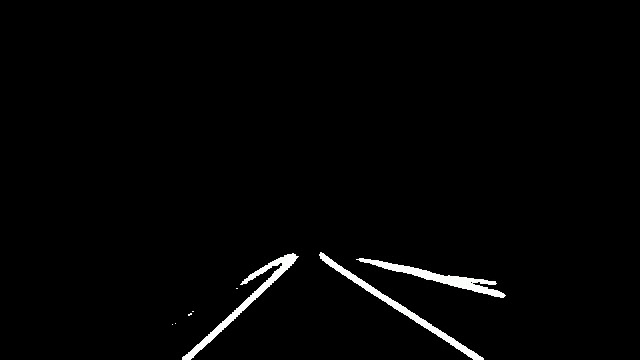
#> input picture Kim_Quynh/TestV1_do/cut_images_from_japan/frame_0000.jpg, 640 x 360 px
$ python perspective_transform.py   (older library calls are emulated)
#> lines starting #> are read from the running program, lines starting #| are printed output that depends on the picture; after the words box and inside, x2 and y2 are one past the last pixel; in counts of white or black regions, pixels touching at a corner belong together
### Kim_Quynh/TestV1_do/combined_thresh.py
import numpy as np
import cv2
import matplotlib.pyplot as plt
import matplotlib.image as mpimg
import pickle


def abs_sobel_thresh(img, orient='x', thresh_min=20, thresh_max=100):
	"""
	Takes an image, gradient orientation, and threshold min/max values
	"""
	# Convert to grayscale
	gray = cv2.cvtColor(img, cv2.COLOR_RGB2GRAY)
	# Apply x or y gradient with the OpenCV Sobel() function
	# and take the absolute value
	if orient == 'x':
		abs_sobel = np.absolute(cv2.Sobel(gray, cv2.CV_64F, 1, 0))
	if orient == 'y':
		abs_sobel = np.absolute(cv2.Sobel(gray, cv2.CV_64F, 0, 1))
	# Rescale back to 8 bit integer
	scaled_sobel = np.uint8(255*abs_sobel/np.max(abs_sobel))
	# Create a copy and apply the threshold
	binary_output = np.zeros_like(scaled_sobel)
	# Here I'm using inclusive (>=, <=) thresholds, but exclusive is ok too
	binary_output[(scaled_sobel >= thresh_min) & (scaled_sobel <= thresh_max)] = 1

	# Return the result
	return binary_output

def mag_thresh(img, sobel_kernel=3, mag_thresh=(30, 100)):
	"""
	Return the magnitude of the gradient
	for a given sobel kernel size and threshold values
	"""
	# Convert to grayscale
	gray = cv2.cvtColor(img, cv2.COLOR_RGB2GRAY)
	# Take both Sobel x and y gradients
	sobelx = cv2.Sobel(gray, cv2.CV_64F, 1, 0, ksize=sobel_kernel)
	sobely = cv2.Sobel(gray, cv2.CV_64F, 0, 1, ksize=sobel_kernel)
	# Calculate the gradient magnitude
	gradmag = np.sqrt(sobelx**2 + sobely**2)
	# Rescale to 8 bit
	scale_factor = np.max(gradmag)/255
	gradmag = (gradmag/scale_factor).astype(np.uint8)
	# Create a binary image of ones where threshold is met, zeros otherwise
	binary_output = np.zeros_like(gradmag)
	binary_output[(gradmag >= mag_thresh[0]) & (gradmag <= mag_thresh[1])] = 1

	# Return the binary image
	return binary_output


def dir_threshold(img, sobel_kernel=3, thresh=(0, np.pi/2)):
	"""
	Return the direction of the gradient
	for a given sobel kernel size and threshold values
	"""
	# Convert to grayscale
	gray = cv2.cvtColor(img, cv2.COLOR_RGB2GRAY)
	# Calculate the x and y gradients
	sobelx = cv2.Sobel(gray, cv2.CV_64F, 1, 0, ksize=sobel_kernel)
	sobely = cv2.Sobel(gray, cv2.CV_64F, 0, 1, ksize=sobel_kernel)
	# Take the absolute value of the gradient direction,
	# apply a threshold, and create a binary image result
	absgraddir = np.arctan2(np.absolute(sobely), np.absolute(sobelx))
	binary_output =  np.zeros_like(absgraddir)
	binary_output[(absgraddir >= thresh[0]) & (absgraddir <= thresh[1])] = 1

	# Return the binary image
	return binary_output


def hls_thresh(img, thresh=(100, 255)):
	"""
	Convert RGB to HLS and threshold to binary image using S channel
	"""
	hls = cv2.cvtColor(img, cv2.COLOR_RGB2HLS)
	s_channel = hls[:,:,2]
	binary_output = np.zeros_like(s_channel)
	binary_output[(s_channel > thresh[0]) & (s_channel <= thresh[1])] = 1
	return binary_output


def combined_thresh(img):
	abs_bin = abs_sobel_thresh(img, orient='x', thresh_min=50, thresh_max=255)
	mag_bin = mag_thresh(img, sobel_kernel=3, mag_thresh=(50, 255))
	dir_bin = dir_threshold(img, sobel_kernel=15, thresh=(0.7, 1.3))
	hls_bin = hls_thresh(img, thresh=(170, 255))

	combined = np.zeros_like(dir_bin)
	combined[(abs_bin == 1 | ((mag_bin == 1) & (dir_bin == 1))) | hls_bin == 1] = 1

	return combined, abs_bin, mag_bin, dir_bin, hls_bin  # DEBUG


# [29 lines that do not run on import are left out]

### Kim_Quynh/TestV1_do/perspective_transform.py
import numpy as np
import cv2
import matplotlib.pyplot as plt
import matplotlib.image as mpimg
import pickle
from combined_thresh import combined_thresh


def perspective_transform(img):
	"""
	Execute perspective transform
	"""

	img_size = (img.shape[1], img.shape[0])

	src = np.float32(
		[[295,330],
		[90,478],
		[320,330],
		[550,478]])
	dst = np.float32(
		[[0,0],
		[0,480],
		[640,0],
		[640,480]])

	m = cv2.getPerspectiveTransform(src, dst)
	m_inv = cv2.getPerspectiveTransform(dst, src)

	warped = cv2.warpPerspective(img, m, img_size, flags=cv2.INTER_LINEAR)
	unwarped = cv2.warpPerspective(warped, m_inv, (warped.shape[1], warped.shape[0]), flags=cv2.INTER_LINEAR)  # DEBUG

	return warped, unwarped, m, m_inv


if __name__ == '__main__':
	img_file = 'cut_images_from_japan/frame_0000.jpg'

	with open('calibrate_camera.p', 'rb') as f:
#> (reads Kim_Quynh/TestV1_do/calibrate_camera.p from the repository)
		save_dict = pickle.load(f)
	mtx = save_dict['mtx']
	dist = save_dict['dist']

	img = mpimg.imread(img_file)
#> img is the input picture: shape (360, 640, 3); mean R, G, B 4.1, 4.1, 4.1
	img = cv2.undistort(img, mtx, dist, None, mtx)

	img, abs_bin, mag_bin, dir_bin, hls_bin = combined_thresh(img)
#> in combined_thresh, `abs_bin = abs_sobel_thresh(img, orient='x', thresh_min=50, thresh_max=..`:
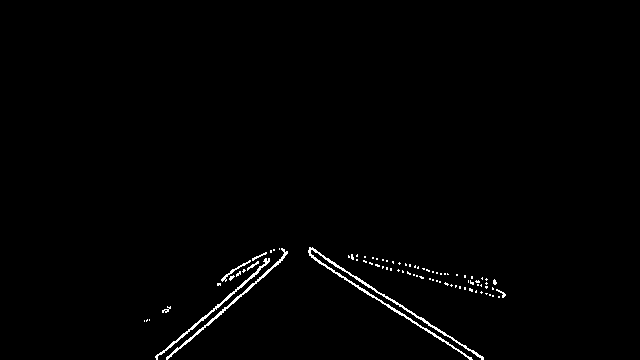
#> abs_bin: shape (360, 640); values 0 (black) and 1 (white), 1.1% white in thin lines or dots, all inside (x1, y1, x2, y2) = (144, 247, 506, 360)
#> in mag_thresh, `sobelx = cv2.Sobel(gray, cv2.CV_64F, 1, 0, ksize=sobel_kernel)`:
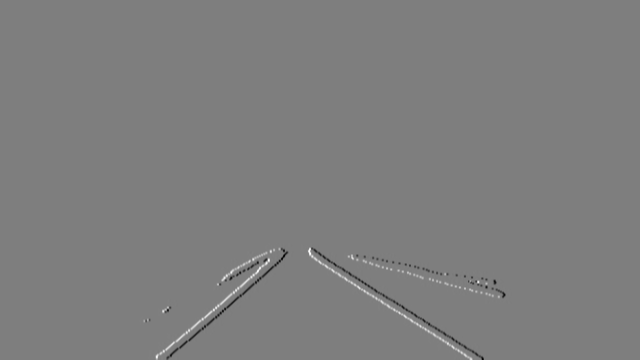
#> sobelx: shape (360, 640) float64; min -952, max 965, mean 0; drawn with min black and max white
#> in mag_thresh, `scale_factor = np.max(gradmag)/255`: scale_factor = 4.32
#> in dir_threshold, `sobely = cv2.Sobel(gray, cv2.CV_64F, 0, 1, ksize=sobel_kernel)`:
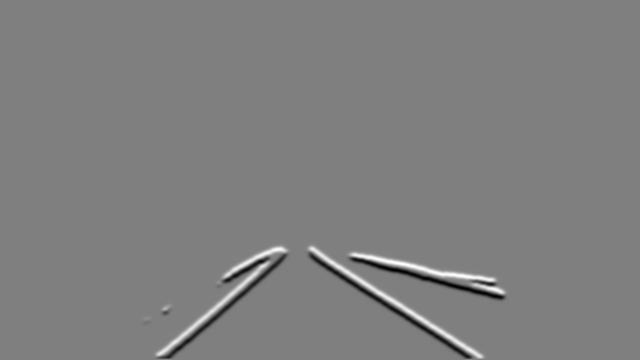
#> sobely: shape (360, 640) float64; min -7.05e+09, max 7.04e+09, mean 2856273.6; drawn with min black and max white
#> in dir_threshold, `absgraddir = np.arctan2(np.absolute(sobely), np.absolute(sobelx))`:
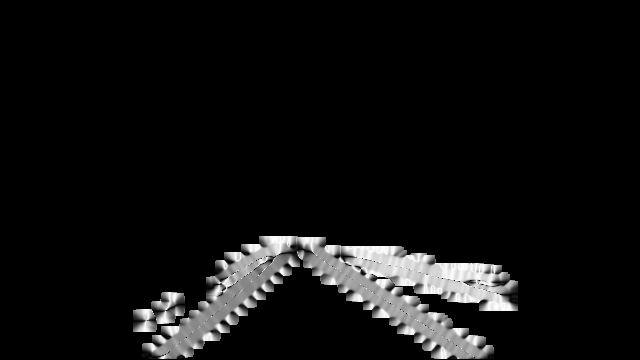
#> absgraddir: shape (360, 640) float64; min 0, max 1.57, mean 0.0967; drawn with min black and max white
#> in combined_thresh, `dir_bin = dir_threshold(img, sobel_kernel=15, thresh=(0.7, 1.3))`:
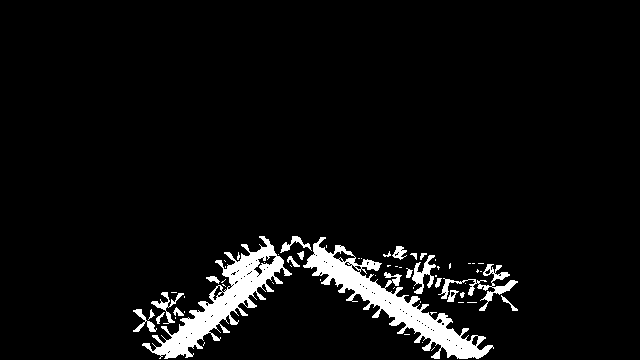
#> dir_bin: shape (360, 640) float64; values 0 (black) and 1 (white), 5.4% white; 63 white regions (41 under 20 px), largest, box (x1, y1, x2, y2) and area: (303, 237, 494, 359) 5300, (142, 236, 292, 359) 4623, (438, 264, 518, 311) 746
#> in hls_thresh, `hls = cv2.cvtColor(img, cv2.COLOR_RGB2HLS)`: hls: shape (360, 640, 3); mean of channels 0, 1, 2 0.2, 4.6, 0.5
#> in combined_thresh, `hls_bin = hls_thresh(img, thresh=(170, 255))`:
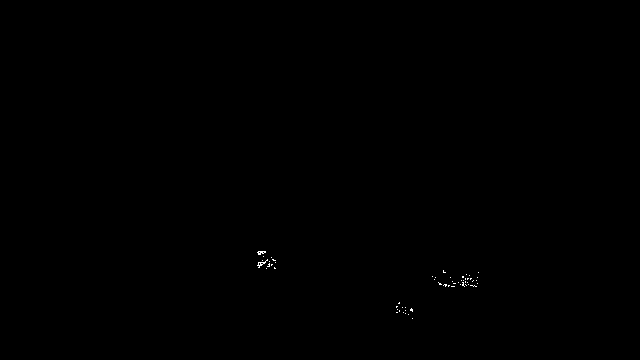
#> hls_bin: shape (360, 640); values 0 (black) and 1 (white), 0.08% white in thin lines or dots, all inside (x1, y1, x2, y2) = (257, 251, 479, 319)
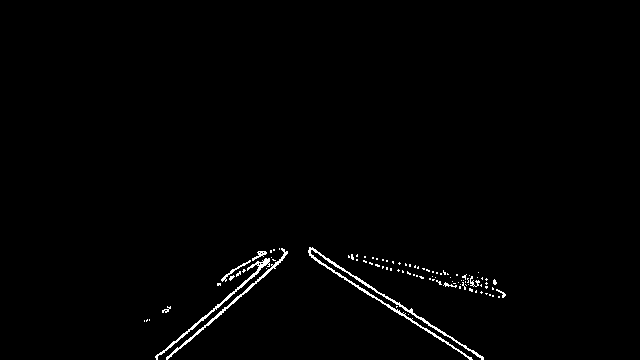
#> img: shape (360, 640) float64; values 0 (black) and 1 (white), 1.1% white in thin lines or dots, all inside (x1, y1, x2, y2) = (144, 247, 506, 360)

	warped, unwarped, m, m_inv = perspective_transform(img)
#> in perspective_transform, `warped = cv2.warpPerspective(img, m, img_size, flags=cv2.INTER_LINEAR)`: warped: shape (360, 640) float64; every value is 0
#> m = [[-0.677, -0.938, 509.4], [-5.99e-15, -1.58, 521], [-1.29e-17, -0.00311, 1]]; m_inv = [[0.0391, -0.604, 295], [0, -0.633, 330], [0, -0.00197, 1]]


	plt.imshow(warped, cmap='gray', vmin=0, vmax=1)
	plt.show()

	plt.imshow(unwarped, cmap='gray', vmin=0, vmax=1)
	plt.show()
